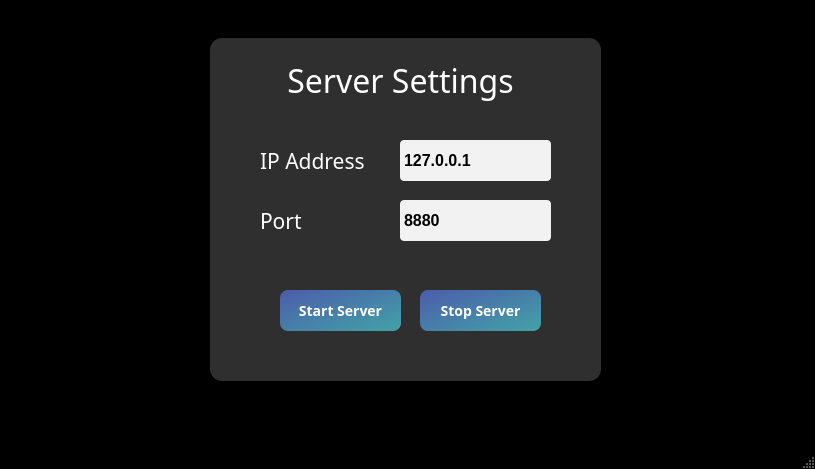
<?xml version="1.0" encoding="UTF-8"?>
<ui version="4.0">
 <class>BeerGameServerWindow</class>
 <widget class="QMainWindow" name="BeerGameServerWindow">
  <property name="geometry">
   <rect>
    <x>0</x>
    <y>0</y>
    <width>815</width>
    <height>469</height>
   </rect>
  </property>
  <property name="windowTitle">
   <string>MainWindow</string>
  </property>
  <property name="styleSheet">
   <string notr="true">#BeerGameServerWindow {
	background-image: url(:/images/beer_server.jpg);
	background-repeat: repeat-y;
	background-color: black;
}</string>
  </property>
  <widget class="QWidget" name="centralwidget">
   <widget class="QFrame" name="background_blur">
    <property name="geometry">
     <rect>
      <x>0</x>
      <y>0</y>
      <width>1041</width>
      <height>481</height>
     </rect>
    </property>
    <property name="styleSheet">
     <string notr="true">#background_blur {
	background-color: rgba(0,0,0,0.4)
}</string>
    </property>
    <property name="frameShape">
     <enum>QFrame::StyledPanel</enum>
    </property>
    <property name="frameShadow">
     <enum>QFrame::Raised</enum>
    </property>
    <widget class="QGroupBox" name="settingsGroup">
     <property name="enabled">
      <bool>true</bool>
     </property>
     <property name="geometry">
      <rect>
       <x>210</x>
       <y>30</y>
       <width>391</width>
       <height>351</height>
      </rect>
     </property>
     <property name="styleSheet">
      <string notr="true">QGroupBox {
    font: bold;
	font-size:16px;
    border-radius: 12px;
    margin-top: 8px;
    padding: 15px 5px 10px 5px;
background-color: rgba(50, 50, 50, 240);
}

QGroupBox::title {
    subcontrol-origin: margin;
    left: 7px;
    padding: 0px 5px 0px 5px;
}

QLabel{
	background-color: none;
	color:white;
}


QLineEdit{
    border-width: 5px;
    border-radius: 4px;
	background-color: rgb(242, 242, 242);
	selection-color: white;
	selection-background-color:rgba(76, 92, 171, 255);
    font: bold 16px;
    padding: 2px;
	color: black;
min-width:4em;
}</string>
     </property>
     <property name="title">
      <string/>
     </property>
     <widget class="QWidget" name="input_widget" native="true">
      <property name="geometry">
       <rect>
        <x>30</x>
        <y>110</y>
        <width>331</width>
        <height>231</height>
       </rect>
      </property>
      <property name="styleSheet">
       <string notr="true">#frame{
   border: 0px solid #f5f5f5;
}</string>
      </property>
      <widget class="QLineEdit" name="ip_input">
       <property name="geometry">
        <rect>
         <x>160</x>
         <y>0</y>
         <width>151</width>
         <height>41</height>
        </rect>
       </property>
       <property name="styleSheet">
        <string notr="true">#lineEdit{
    border: 1px solid #f5f5f5;
}</string>
       </property>
       <property name="text">
        <string>127.0.0.1</string>
       </property>
      </widget>
      <widget class="QLabel" name="ip_label">
       <property name="geometry">
        <rect>
         <x>20</x>
         <y>0</y>
         <width>131</width>
         <height>41</height>
        </rect>
       </property>
       <property name="font">
        <font>
         <family>League Spartan Bold</family>
         <pointsize>16</pointsize>
        </font>
       </property>
       <property name="styleSheet">
        <string notr="true">#ip_label { 
	color: white;
	font-family: 'League Spartan Bold', arial;
}

#ip_label:disabled {
	color: #c0c0c0;
}</string>
       </property>
       <property name="text">
        <string>IP Address</string>
       </property>
      </widget>
      <widget class="QLineEdit" name="port_input">
       <property name="geometry">
        <rect>
         <x>160</x>
         <y>60</y>
         <width>151</width>
         <height>41</height>
        </rect>
       </property>
       <property name="styleSheet">
        <string notr="true">#lineEdit_3{
    border: 1px solid #f5f5f5;
}</string>
       </property>
       <property name="text">
        <string>8880</string>
       </property>
      </widget>
      <widget class="QLabel" name="port_label">
       <property name="geometry">
        <rect>
         <x>20</x>
         <y>60</y>
         <width>131</width>
         <height>41</height>
        </rect>
       </property>
       <property name="font">
        <font>
         <family>League Spartan Bold</family>
         <pointsize>16</pointsize>
        </font>
       </property>
       <property name="styleSheet">
        <string notr="true">#port_label{ 
	color: white;
	font-family: 'League Spartan Bold', arial;
}

#port_label:disabled {
	color: #c0c0c0;
}</string>
       </property>
       <property name="text">
        <string>Port</string>
       </property>
      </widget>
      <zorder>port_input</zorder>
      <zorder>ip_label</zorder>
      <zorder>port_label</zorder>
      <zorder>ip_input</zorder>
     </widget>
     <widget class="QLabel" name="win_heading">
      <property name="geometry">
       <rect>
        <x>60</x>
        <y>10</y>
        <width>261</width>
        <height>81</height>
       </rect>
      </property>
      <property name="font">
       <font>
        <family>League Spartan Bold</family>
        <pointsize>24</pointsize>
       </font>
      </property>
      <property name="styleSheet">
       <string notr="true">#win_heading{ 
	color: white;
	font-family: 'League Spartan Bold', arial;
}

#win_heading:disabled {
	color: #c0c0c0;
}</string>
      </property>
      <property name="text">
       <string>Server Settings</string>
      </property>
      <property name="alignment">
       <set>Qt::AlignCenter</set>
      </property>
     </widget>
     <widget class="QPushButton" name="start_server_btn">
      <property name="geometry">
       <rect>
        <x>70</x>
        <y>260</y>
        <width>121</width>
        <height>41</height>
       </rect>
      </property>
      <property name="font">
       <font>
        <family>League Spartan Bold</family>
        <pointsize>-1</pointsize>
        <weight>75</weight>
        <italic>false</italic>
        <bold>true</bold>
       </font>
      </property>
      <property name="cursor">
       <cursorShape>PointingHandCursor</cursorShape>
      </property>
      <property name="styleSheet">
       <string notr="true">#start_server_btn {
    background-color: rgb(106,208,116);
background-color: qlineargradient(spread:pad, x1:0, y1:0.005, x2:1, y2:1, stop:0 rgba(76, 92, 171, 255), stop:1 rgba(66, 163, 167, 255));
    border-radius: 8px;
    font: bold 14px;
    min-width: 5em;
    padding: 3px;
	color: white;
}

#start_server_btn:hover { 
	background-color: #66c011; 
	color: black;
}

#start_server_btn:disabled { 
	background-color: #c0c0c0;
}</string>
      </property>
      <property name="text">
       <string>Start Server</string>
      </property>
     </widget>
     <widget class="QPushButton" name="stopServerBtn">
      <property name="geometry">
       <rect>
        <x>210</x>
        <y>260</y>
        <width>121</width>
        <height>41</height>
       </rect>
      </property>
      <property name="font">
       <font>
        <family>League Spartan Bold</family>
        <pointsize>-1</pointsize>
        <weight>75</weight>
        <italic>false</italic>
        <bold>true</bold>
       </font>
      </property>
      <property name="styleSheet">
       <string notr="true">#stopServerBtn {
    background-color: rgb(106,208,116);
background-color: qlineargradient(spread:pad, x1:0, y1:0.005, x2:1, y2:1, stop:0 rgba(76, 92, 171, 255), stop:1 rgba(66, 163, 167, 255));
    border-radius: 8px;
    font: bold 14px;
    min-width: 5em;
    padding: 3px;
	color: white;

}

#stopServerBtn:hover { 
        color:#ffcc4e;	
        background-color: rgb(239, 41, 41);	}

#stopServerBtn:disabled { 
	background-color: #c0c0c0;
}</string>
      </property>
      <property name="text">
       <string>Stop Server</string>
      </property>
     </widget>
    </widget>
   </widget>
  </widget>
  <widget class="QMenuBar" name="menubar">
   <property name="geometry">
    <rect>
     <x>0</x>
     <y>0</y>
     <width>815</width>
     <height>22</height>
    </rect>
   </property>
  </widget>
  <widget class="QStatusBar" name="statusbar"/>
 </widget>
 <resources/>
 <connections/>
</ui>
